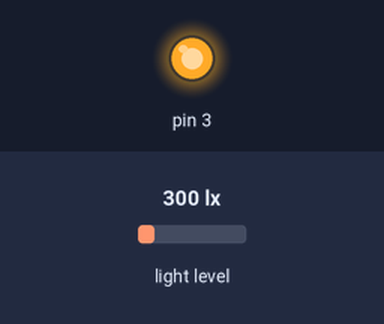
Simulated run of this sketch. Board: Arduino Uno, built with avr-gcc and run on an emulated ATmega328P. On the bench: output pins drawn as LEDs (lit = HIGH). Inputs (shaded band) come from the test bench; at power-on: light level 300 lx. The RemoteXY app is connected.

Above: at 1.2 s.
1.3 s: light level set to 466 lx
2.8 s: light level set to 523 lx
At 4.2 s:
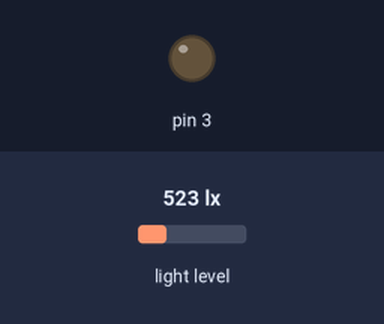
4.5 s: light level set to 40 lx
At 5.6 s:
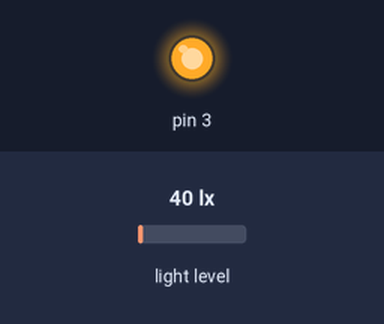
6.2 s: light level set to 1000 lx
At 6.9 s:
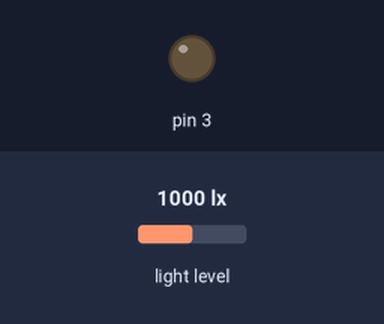
7.9 s: light level set to 500 lx
At 9.4 s:
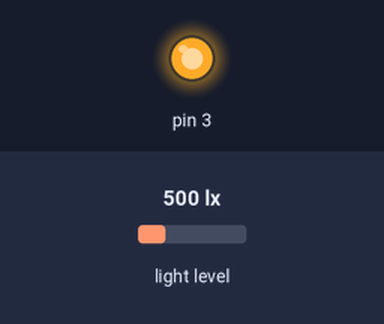
Timing chart, 0 to 10.6 s (numbered marks = the images above; inputs shaded):
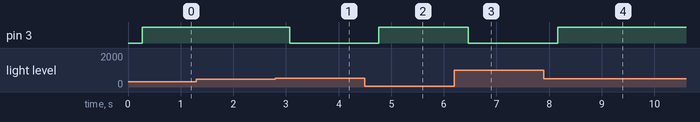

Measured:
- the behaviour switches between 500 and 501 lx on light level (found by bisection; images 0 and 1)
- after the input at 1.3 s, every drawn part: stays the same
- after the input at 2.8 s, pin 3: HIGH → LOW after 0.27 s
- after the input at 4.5 s, pin 3: LOW → HIGH after 0.27 s
- after the input at 6.2 s, pin 3: HIGH → LOW after 0.27 s
- after the input at 7.9 s, pin 3: LOW → HIGH after 0.27 s

The sketch:

proyecto_final.ino
```cpp
// (licence header left out)
//////////////////////////////////////////////
//        RemoteXY include library          //
//////////////////////////////////////////////

// определение режима соединения и подключение библиотеки RemoteXY
#define REMOTEXY_MODE__ESP8266_HARDSERIAL_CLOUD

#include <RemoteXY.h>
#include <Wire.h>
#include <BH1750.h>
BH1750 lightMeter;
int a;
// настройки соединения
#define REMOTEXY_SERIAL Serial
#define REMOTEXY_SERIAL_SPEED 115200
#define REMOTEXY_WIFI_SSID "MegaFon_2.4G_DA56DD"
#define REMOTEXY_WIFI_PASSWORD "XT3LGAMW"
#define REMOTEXY_CLOUD_SERVER "cloud.remotexy.com"
#define REMOTEXY_CLOUD_PORT 6376
#define REMOTEXY_CLOUD_TOKEN "d27926c30543c0b640c29cdce89db1c3"


// конфигурация интерфейса
#pragma pack(push, 1)
uint8_t RemoteXY_CONF[] =   // 35 bytes
  { 255,1,0,21,0,28,0,16,8,1,68,17,255,1,63,49,8,30,3,132,
  2,54,39,11,0,26,67,4,3,68,31,6,0,26,17 };

// структура определяет все переменные и события вашего интерфейса управления
struct {

    // input variables
  uint8_t select_1; // =0 если переключатель в положении A, =1 если в положении B, =2 если в положении C, ...

    // output variables
  float lux;
  char text_1[17];  // =строка UTF8 оканчивающаяся нулем

    // other variable
  uint8_t connect_flag;  // =1 if wire connected, else =0

} RemoteXY;
#pragma pack(pop)

/////////////////////////////////////////////
//           END RemoteXY include          //
/////////////////////////////////////////////


void setup()
{
  RemoteXY_Init ();
  Wire.begin();
  lightMeter.begin();
  RemoteXY_Init ();
  pinMode(3,OUTPUT);
  a=0;

}

void loop()
{
  RemoteXY_Handler ();
  float ux = lightMeter.readLightLevel();
  RemoteXY.lux = ux;
  analogWrite(3, a);
  if(ux>500 && a!=0){
    a-=1;}
  if(ux<500 && a!=255){
    a+=1;}


}
```
